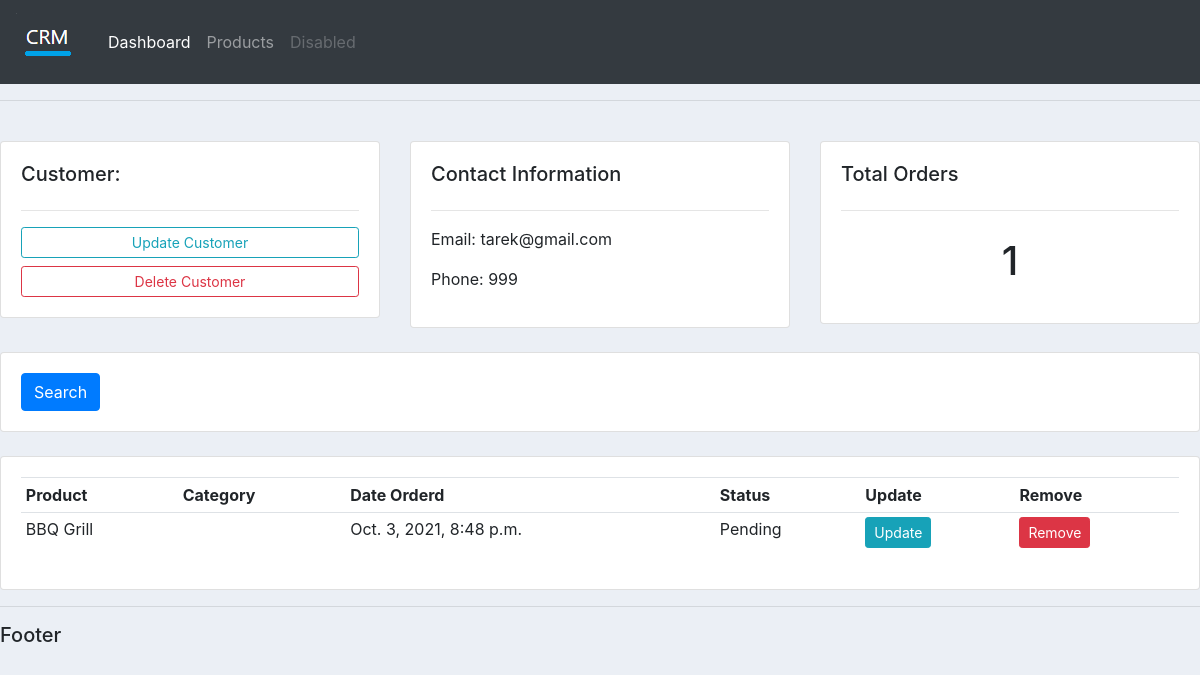
The app's page /customer/1/ with its own data.
### accounts/models.py (models this page shows, shortened)
class Customer(models.Model):
    name = models.CharField(max_length=200)
    phone = models.CharField(max_length=200)
    email = models.CharField(max_length=200)
    date_created = models.DateTimeField(auto_now_add=True,null=True)

class Order(models.Model):
    STATUS=(
        ('Pending','Pending'),
        ('Out for delivery','Out for delivery'),
        ('Delivered','Delivered'),
    )
    customer = models.ForeignKey(Customer,null=True,on_delete=models.SET_NULL)
    product = models.ForeignKey(Product,null=True,on_delete=models.SET_NULL)
    date_created = models.DateTimeField(auto_now_add=True,null=True)
    status=models.CharField(max_length=200,null=True,choices=STATUS)

class Product(models.Model):
    CATEGORY=(
        ('In door','In door'),
        ('Out door','Out door'),
    )
    name=models.CharField(max_length=200,null=True)
    price=models.FloatField(null=True)
    category=models.CharField(max_length=200,null=True,choices=CATEGORY)
    description=models.CharField(max_length=200,null=True,blank=True)
    date_created = models.DateTimeField(auto_now_add=True,null=True)
    tags = models.ManyToManyField(Tag)
    def __str__(self):
        return self.name

### accounts/views.py (the view)
# urls.py: path('customer/<str:customer_id>/', views.customer,name="customer"),
def customer(request,customer_id):
    customer=Customer.objects.get(id=customer_id)
    orders=customer.order_set.all()
    orders_count = orders.count()
    context={'customer':customer,'orders':orders,'orders_count':orders_count,}
    return render(request,'accounts/customer.html',context)

### accounts/templates/accounts/customer.html
{%  extends 'accounts/main.html' %}
{% block content %}
<br>
<div class="row">
	<div class="col-md">
		<div class="card card-body">
			<h5>Customer:</h5>
			<hr>
			<a class="btn btn-outline-info  btn-sm btn-block" href="">Update Customer</a>
			<a class="btn btn-outline-danger  btn-sm btn-block" href="">Delete Customer</a>
		</div>
	</div>
	<div class="col-md">
		<div class="card card-body">
			<h5>Contact Information</h5>
			<hr>
			<p>Email: {{customer.email}}</p>
			<p>Phone: {{customer.phone}}</p>
		</div>
	</div>
	<div class="col-md">
		<div class="card card-body">
			<h5>Total Orders</h5>
			<hr>
			<h1 style="text-align: center;padding: 10px">{{orders_count}}</h1>
		</div>
	</div>
</div>
<br>
<div class="row">
	<div class="col">
		<div class="card card-body">
			<form method="get">
		    <button class="btn btn-primary" type="submit">Search</button>
		  </form>
		</div>
	</div>
</div>
<br>
<div class="row">
	<div class="col-md">
		<div class="card card-body">
			<table class="table table-sm">
				<tr>
					<th>Product</th>
					<th>Category</th>
					<th>Date Orderd</th>
					<th>Status</th>
					<th>Update</th>
					<th>Remove</th>
				</tr>
				{% for order in orders %}
				<tr>
					<td>{{order.product}}</td>
					<td>{{order.category}}</td>
					<td>{{order.date_created}}</td>
					<td>{{order.status}}</td>
					<td><a class="btn btn-sm btn-info" href="">Update</a></td>
					<td><a class="btn btn-sm btn-danger" href="">Remove</a></td>
				</tr>
				{% endfor %}
			</table>
		</div>
	</div>
</div>
{% endblock %}

### static/css/main.css (style rules this page uses)
body { background-color: #ebeff5; }

### records on screen
Customer: email "tarek@gmail.com", phone "999"
Order: product "BBQ Grill", date_created "Oct. 3, 2021, 8:48 p.m.", status "Pending"

### other values on screen
{{ orders_count }} "1"
